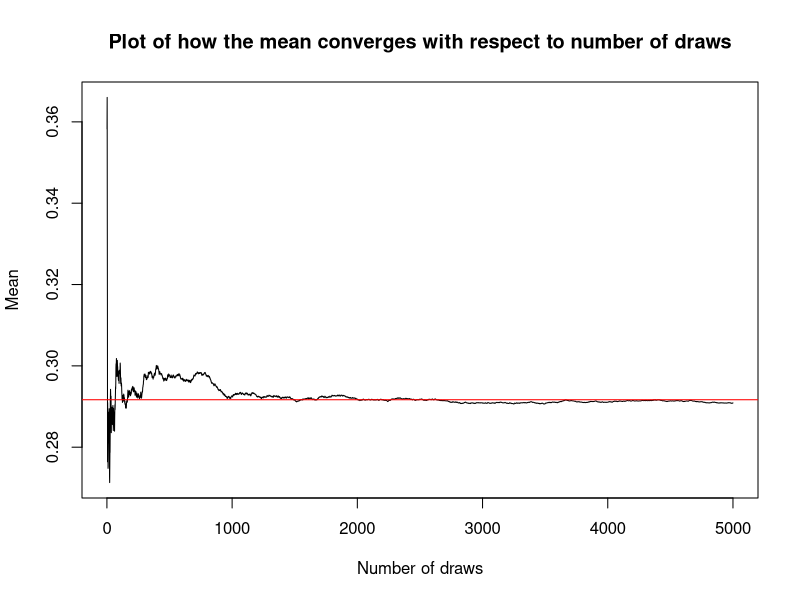
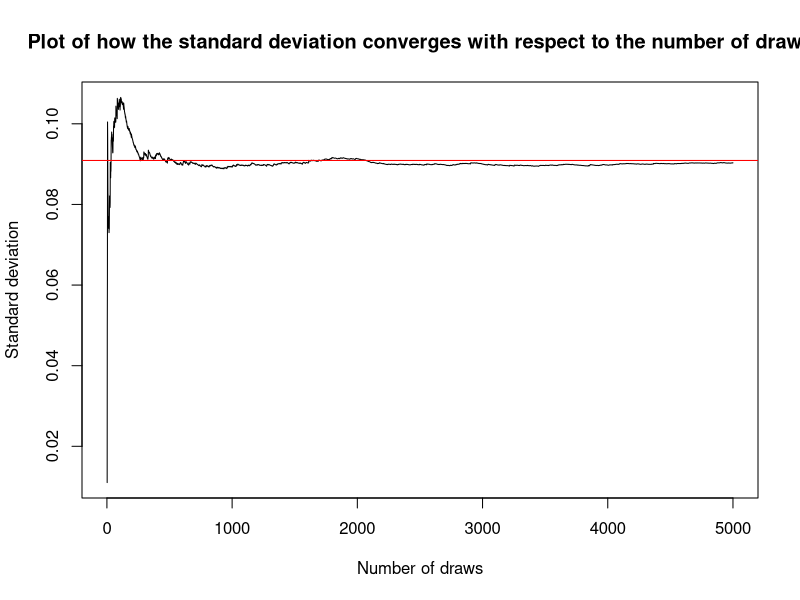
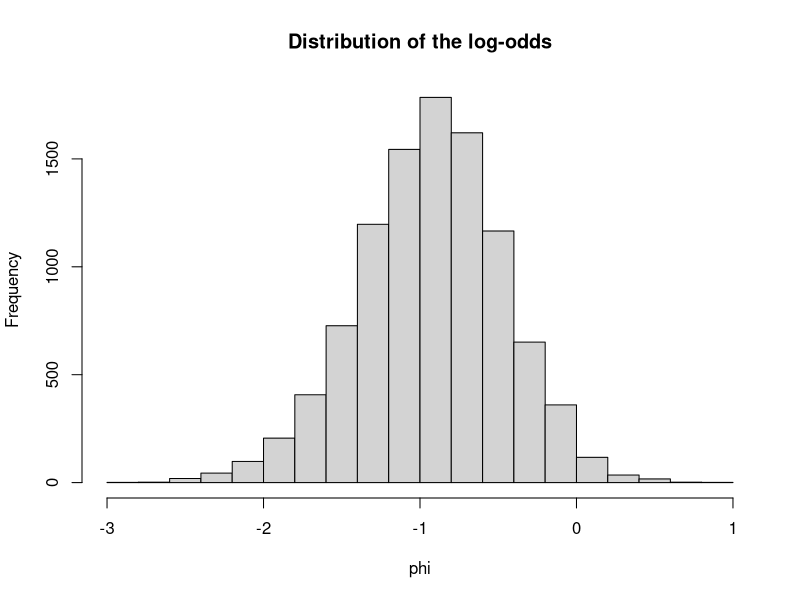
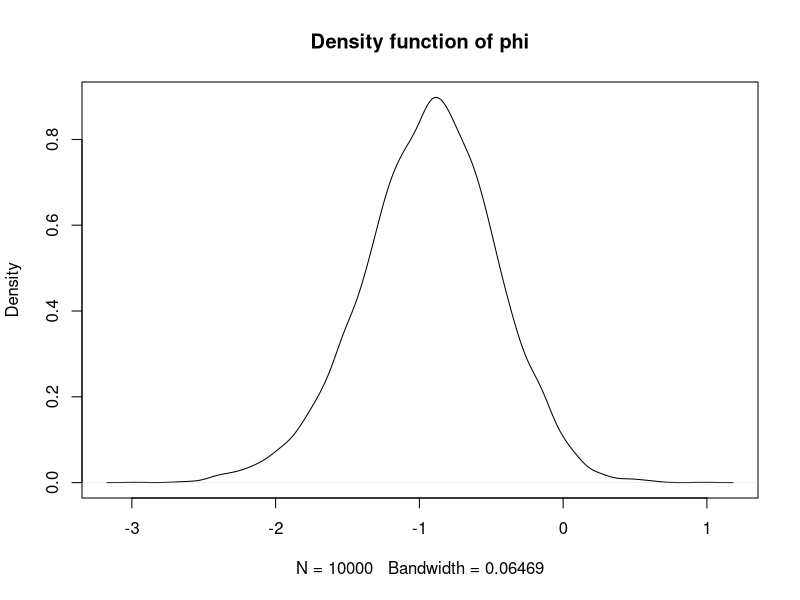

Write the R code that produced these figures, in order.
## Assignment 1: Let y1,...,yn be Bernoulli distributed with parameter theta. Assume that you have obtained a sample
## with s=5 successes in n=20 trials. Assume a Beta(alpha0, beta0) prior for theta and let alpha0=beta0=2.

## a) Draw random numbers from the posterior theta given y ~ Beta(alpha0+s, beta0+f) and verify graphically that the
## posterior mean and standard deviation converges to the true values as the number of random draws grows large. 

set.seed(12345)
alpha0=2
beta0=2
s=5
f=15
n=20

# Function for calculating the mean of a beta-distribution
calcMeanBeta = function(alpha, beta) {
  return(alpha/(alpha+beta))
}

# Function for calculating the standard deviation of a beta-distribution
calcStdDevBeta = function(alpha, beta) {
  return(sqrt(alpha*beta/((alpha+beta)^2*(alpha+beta+1))))
}

# Function for calculating the mean squared error of drawed data
calcMSE = function(n, mean, data){
  return(sqrt(1/(n-1)*sum((data-mean)^2)))
}

# Function for drawing random values from the betadistribution
drawBetaValues = function(n, alpha, beta) {
  return(rbeta(n, alpha, beta))
}

MeanOfPosterior = calcMeanBeta(alpha0+s, beta0+f)
StdOfPosterior = calcStdDevBeta(alpha0+s, beta0+f)
nVector = seq(1, 5000, 1)
meanVector=c()
stdVector=c()
for (i in nVector) {
  set.seed(12345)
  betaValues= drawBetaValues(i, alpha0+s, beta0+f)
  meanVector=c(meanVector, mean(betaValues))
  stdVector=c(stdVector, calcMSE(i, mean(betaValues), betaValues))
}
plot(nVector, meanVector, main="Plot of how the mean converges with respect to number of draws",
     xlab="Number of draws", ylab="Mean", type="l")
abline(h=MeanOfPosterior, col="red")
plot(nVector, stdVector, main="Plot of how the standard deviation converges with respect to the number of draws",
     xlab="Number of draws", ylab="Standard deviation", type="l")
abline(h=StdOfPosterior, col="red")
## Conclusion: As seen in the plot the posterior mean as well as the posterior standard deviation converges towards its true
## value of approx 0.29 and 0.09 respectively as the number of randow draws grows large.

## b) Use simulation (nDraws=10000) to compute the posterior probability Pr(theta>0.3 given y) and compare with
## with the exact value

trueProb=1-pbeta(0.3, alpha0+s, beta0+f)
set.seed(12345)
draw10000=rbeta(10000, alpha0+s, beta0+f)
probHat=sum(draw10000>0.3)/10000
print(trueProb)
print(probHat)

## Conclusion: As seen in the results from both calculations the probHat is very close to the true probability from the beta
## distribution. As the number of draws increases the approximated probability will converge towards the true
## value.

## c) Compute the posterior distribution of the log-odds phi= log(theta/(1-theta)) by simulation (nDraws=10000)

phi=log(draw10000/(1-draw10000))
hist(phi, breaks=20, main="Distribution of the log-odds")
plot(density(phi), main="Density function of phi")

  



